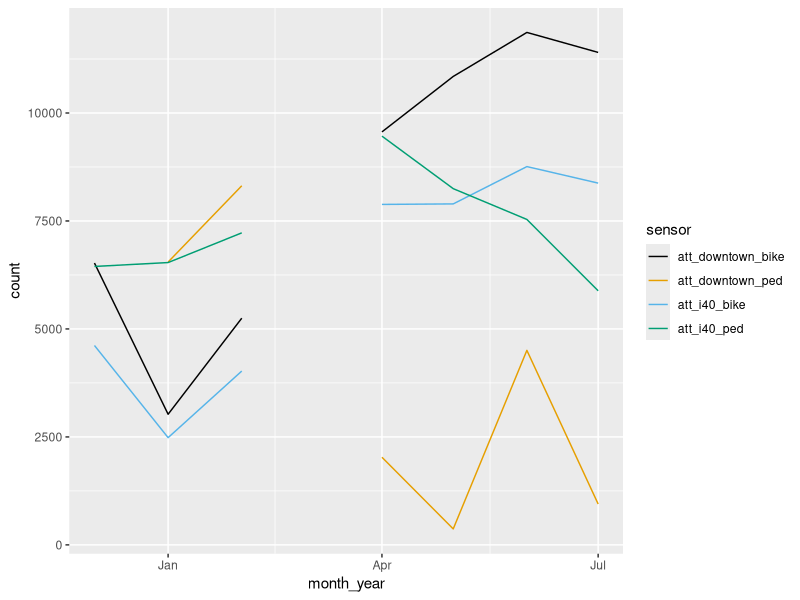
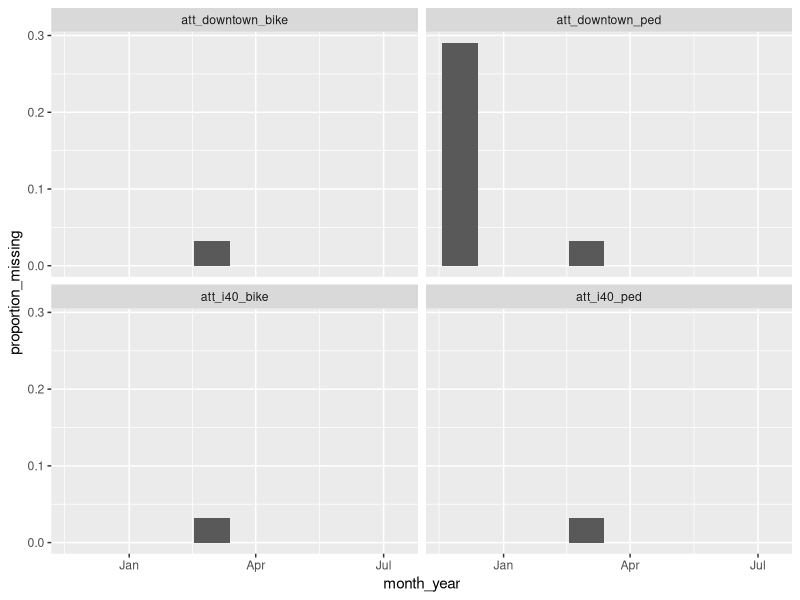
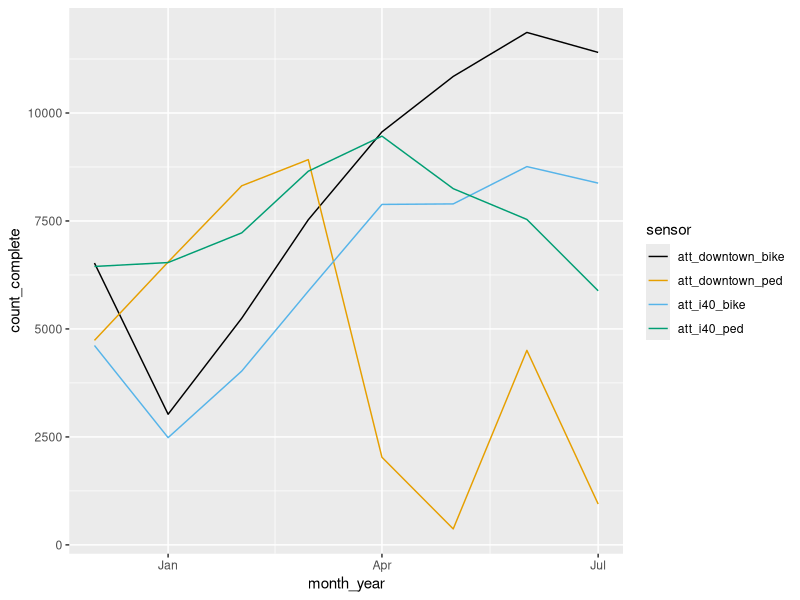

Generate these figures, in order, with R: (Note: this script raises an error after producing the figures.)
## ---- chunk 1
library(tidyverse)
library(lubridate)
library(ggthemes)
## ---- chunk 2
data = read_csv(here::here("ped_bike_counters", "data", "ncnmvdp.csv"))
head(data)
## ---- chunk 3
data = read_csv("ped_bike_counters/data/ncnmvdp.csv", skip=2)
head(data)
## ---- chunk 4
names(data)
## ---- chunk 5
data = data |>
  rename(
    att_downtown_bike="ATT Downtown, Bicycles (Q2) ATT Downtown, Bicycles",
    att_downtown_ped="ATT Downtown, Pedestrians (Q2) ATT Downtown, Pedestrians",
    att_i40_bike="ATT I-40 Bridge, Bicycles (Q2) ATT I-40 Bridge, Bicycles",
    att_i40_ped="ATT I-40 Bridge, Pedestrians (Q2) ATT I-40 Bridge, Pedestrians"
  ) |>
  # and now we will select only the Time and American Tobacco Trail columns
  select(Time, starts_with("att_"))
## ---- chunk 6
data
## ---- chunk 7
data = data |>
  pivot_longer(starts_with("att"), names_to="sensor", values_to="count")
## ---- chunk 8
# answer:
data$Time = mdy_hm(data$Time)
## ---- chunk 9
# answer:
data$month_year = floor_date(data$Time, unit="month")
## ---- chunk 10
# answer:
monthly_bike_ped = data |>
  group_by(sensor, month_year) |>
  summarize(count=sum(count)) |>
  ungroup()

monthly_bike_ped
## ---- chunk 11
# answer:
ggplot(monthly_bike_ped, aes(x=month_year, y=count, color=sensor)) +
  geom_line() +
  scale_color_colorblind()
## ---- chunk 12
data |>
  group_by(sensor) |>
  summarize(na_count=sum(is.na(count))) |>
  ungroup()
## ---- chunk 13
data |>
  group_by(month_year, sensor) |>
  summarize(proportion_missing = mean(is.na(count))) |>
  ungroup() |>
  ggplot(aes(x=month_year, y=proportion_missing)) +
    geom_col() +
    facet_wrap(~sensor)
## ---- chunk 14
data = data |>
  mutate(count_complete=replace_na(count, 0))
## ---- chunk 15
# answer:
monthly_bike_ped = data |>
  group_by(sensor, month_year) |>
  summarize(count_complete=sum(count_complete)) |>
  ungroup()

ggplot(monthly_bike_ped, aes(x=month_year, y=count_complete, color=sensor)) +
  geom_line() +
  scale_color_colorblind()
## ---- chunk 16
# answer:
data = data |>
  mutate(location=case_match(
    sensor,
    "att_downtown_bike" ~ "Downtown",
    "att_downtown_ped" ~ "Downtown",
    "att_i40_bike" ~ "I-40",
    "att_i40_ped" ~ "I-40"
  ))
## ---- chunk 17
# answer:
monthly_totals = data |>
  # Group the data by month and location, rather than month and sensor
  group_by(month_year, location) |>
  # Summarize the data by summing up all records for that month and location
  summarize(count_complete=sum(count_complete)) |>
  ungroup() |>
  # plot the data
  ggplot(aes(x=month_year, y=count_complete, color=location)) +
    geom_line() +
    scale_color_colorblind()
  
## ---- chunk 18
data$hour = hour(data$Time)
hour_totals = data |>
  group_by(hour, location) |>
  summarize(hourly_count = mean(count)) |>
  ungroup()

ggplot(hour_totals, aes(x=hour, y=total)) +
  geom_col() +
    facet_wrap(~location)
## ---- chunk 19
data$hour = hour(data$Time)
hour_totals = data |>
  group_by(hour, location) |>
  summarize(hourly_count = mean(count, na.rm=T)) |>
  ungroup()

ggplot(hour_totals, aes(x=hour, y=hourly_count)) +
  geom_col() +
    facet_wrap(~location)
## ---- chunk 20
data$hour = hour(data$Time)
hour_totals = data |>
  # retain only rows where count is not NA (! means not)
  filter(!is.na(count)) |>
  group_by(hour, location) |>
  summarize(hourly_count = mean(count)) |>
  ungroup()

ggplot(hour_totals, aes(x=hour, y=hourly_count)) +
  geom_col() +
    facet_wrap(~location)
## ---- chunk 21
data$hour = hour(data$Time)
hour_totals = data |>
  # retain only rows where count is not NA (! means not)
  group_by(hour, location) |>
  summarize(hourly_count = mean(count_complete)) |>
  ungroup()

ggplot(hour_totals, aes(x=hour, y=hourly_count)) +
  geom_col() +
  facet_wrap(~location)
## ---- chunk 22
data$hour = hour(data$Time)
hour_totals = data |>
  # retain only rows where count is not NA (! means not)
  filter(!is.na(count)) |>

  # First, sum up within each hour at each location (put bikes and peds together)
  # In this dataset, the Time column contains only whole hours (i.e. there are no records for, say, 8:30)
  # If that were not the case, we'd need to make a new date_hour variable with floor_date.
  group_by(Time, location) |>
  summarize(count=sum(count)) |>

  # Next, take the mean of the hourly totals
  group_by(hour, location) |>
  summarize(hourly_count = mean(count)) |>
  ungroup()

ggplot(hour_totals, aes(x=hour, y=hourly_count)) +
  geom_col() +
    facet_wrap(~location)
## ---- chunk 23
data$hour = hour(data$Time)
hour_totals = data |>
  # retain only rows where count is not NA (! means not)
  filter(!is.na(count)) |>

  # First, sum up within each hour at each location (put bikes and peds together)
  # In this dataset, the Time column contains only whole hours (i.e. there are no records for, say, 8:30)
  # If that were not the case, we'd need to make a new date_hour variable with floor_date.
  group_by(Time, location) |>
  summarize(count=sum(count), hour=first(hour)) |>

  # Next, take the mean of the hourly totals
  group_by(hour, location) |>
  summarize(hourly_count = mean(count)) |>
  ungroup()

ggplot(hour_totals, aes(x=hour, y=hourly_count)) +
  geom_col() +
    facet_wrap(~location)
## ---- chunk 24
# answer:

# label=T gives us the names of the days, not the numbers
data$day_of_week = wday(data$Time, label=T)
data$date = floor_date(data$Time, unit="d")
day_totals = data |>
  # retain only rows where count is not NA (! means not)
  filter(!is.na(count)) |>

  # sum up at the day level
  group_by(date, location) |>
  summarize(count=sum(count), day_of_week=first(day_of_week)) |>

  # now, we can take the mean at the daily level. The two-step process is because we want to
  # take the mean daily number of passersby
  group_by(day_of_week, location) |>
  summarize(daily_count = mean(count)) |>
  ungroup()

ggplot(day_totals, aes(x=day_of_week, y=daily_count)) +
  geom_col()
## ---- chunk 25
jan_feb = data |>
  filter(Time >= ymd_hms("2022-01-01 00:00:00") & Time <= ymd_hms("2022-02-28 23:59:59"))
## ---- chunk 26
summary(jan_feb$Time)
## ---- chunk 27
jan_feb$date = date(jan_feb$Time)

day_totals = jan_feb |>
  filter(!is.na(count)) |>
  group_by(date, location) |>
  summarize(total=sum(count)) |>
  ungroup()

# We put "location" on the x axis so we get two boxplots
ggplot(day_totals, aes(x=location, y=total)) +
  geom_boxplot()
## ---- chunk 28
# answer:

jan_feb_day = filter(jan_feb, hour(Time) >= 7 & hour(Time) <= 17)

daytime_totals = jan_feb_day |>
  filter(!is.na(count)) |>
  group_by(date, location) |>
  summarize(total=sum(count)) |>
  ungroup()

# We put "location" on the x axis so we get two boxplots
ggplot(daytime_totals, aes(x=location, y=total)) +
  geom_boxplot()
